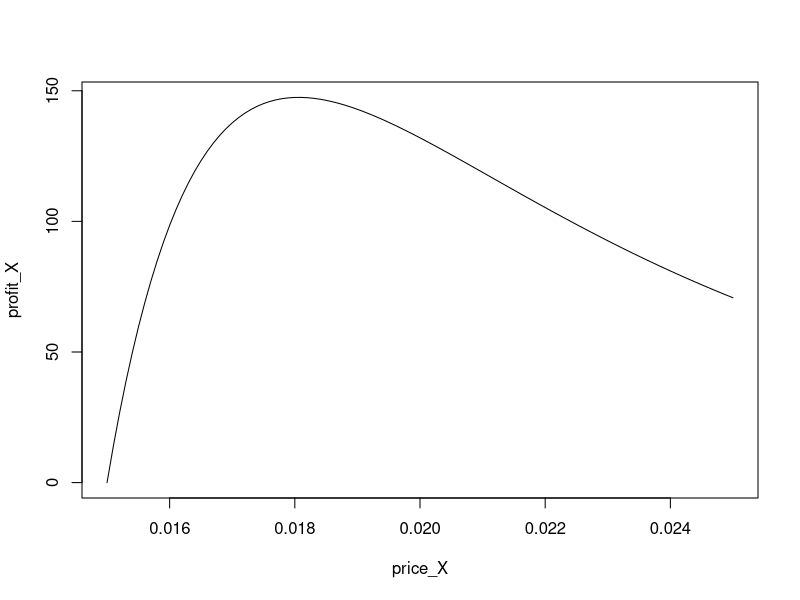
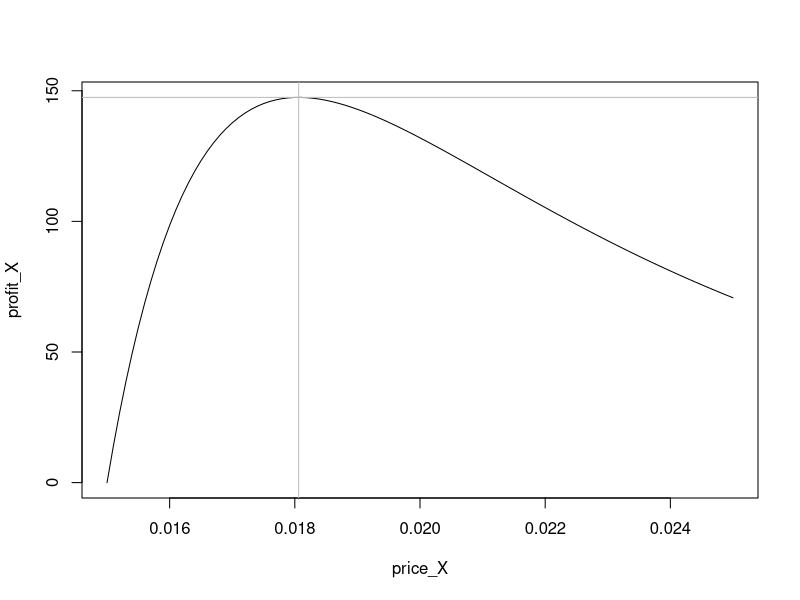

The R source for these figures, in order:
## ---- chunk 1
library(tidyverse)
## ---- chunk 2
Data = read_csv("PricePromotionEffectsData.csv")
## ---- chunk 3
reg_X = lm(log(oz_X) ~ log(pX) + feat_X + log(pY) + feat_Y, Data)
reg_Y = lm(log(oz_Y) ~ log(pY) + feat_Y + log(pX) + feat_X, Data)
summary(reg_X)
## ---- chunk 4
 summary(reg_Y)
## ---- chunk 5
alpha_X = -12.9
beta_own_X = -5.9
cost_X = 0.015
price_X = seq(0.015, 0.025, 0.0001)
profit_X = exp(alpha_X) * price_X^beta_own_X * (price_X - cost_X)
plot(price_X, profit_X, type = "l")
## ---- chunk 6
price_X_star = beta_own_X / (1 + beta_own_X) * cost_X
profit_X_star = exp(alpha_X) * price_X_star^beta_own_X * (price_X_star - cost_X)


plot(price_X, profit_X, type = "l") +
  abline(v = price_X_star, col = "gray") +
  abline(h = profit_X_star, col = "gray")
